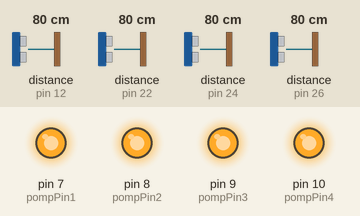
Recording of a sketch running on a simulated Arduino Mega 2560, built with avr-gcc and run on an emulated ATmega2560. On the bench: output pins drawn as LEDs (lit = HIGH). Wiring (inferred from the names in the program): 4 × ultrasonic range finder: trigger pin 11, echo pin 12 / trigger pin 13, echo pin 22 / trigger pin 23, echo pin 24 / trigger pin 25, echo pin 26. The test bench sets the inputs (shaded band); at power-on: distance to the obstacle (sensors on pin 12, pin 24, pin 26, pin 22) 80 cm. The echo pulse lasts 58.3 µs per cm; pins used as bus, display or sensor lines are not drawn; what the sketch prints to the serial monitor is not drawn.

Above: at 12.8 s.
12.9 s: distance to the obstacle (sensor on pin 12) set to 6 cm
At 14.9 s:
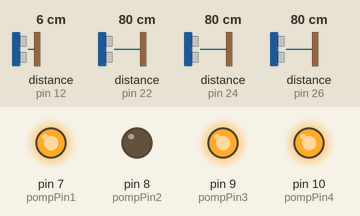
26.9 s: distance to the obstacle (sensor on pin 12) set to 3 cm
At 39.2 s:
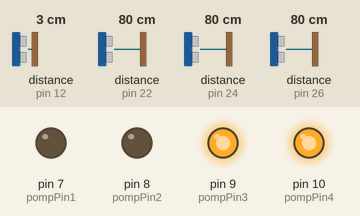
39.5 s: distance to the obstacle (sensor on pin 24) set to 7 cm
51.2 s: distance to the obstacle (sensor on pin 24) set to 4 cm
At 63.3 s:
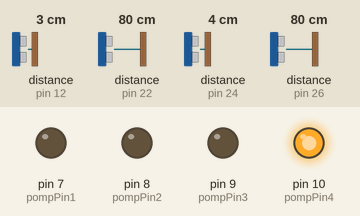
63.6 s: distance to the obstacle (sensor on pin 26) set to 7 cm
75.3 s: distance to the obstacle (sensor on pin 26) set to 4 cm
At 87.4 s:
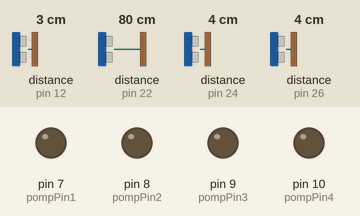
Timing chart, 0 to 88.6 s (numbered marks = the images above; inputs shaded):
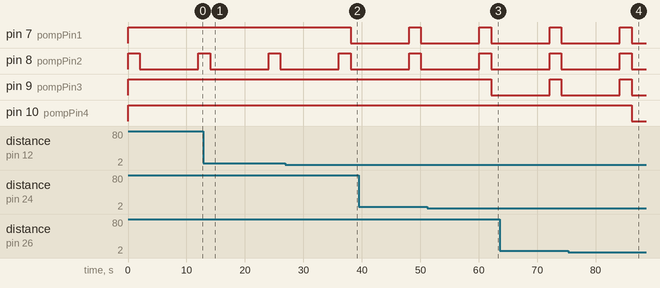

Measured:
- the behaviour switches between 5 and 4 cm on distance to the obstacle (sensor on pin 12) (found by bisection; images 1 and 2)
- the behaviour switches between 6 and 5 cm on distance to the obstacle (sensor on pin 24) (found by bisection; images 2 and 3)
- the behaviour switches between 6 and 5 cm on distance to the obstacle (sensor on pin 26) (found by bisection; images 3 and 4)
- after the input at 26.9 s, pin 7 (pompPin1): HIGH → LOW after 11.2 s
- after the input at 51.2 s, pin 9 (pompPin3): HIGH → LOW after 10.9 s
- after the input at 75.3 s, pin 10 (pompPin4): HIGH → LOW after 10.8 s

The sketch:

utrasenzor_rele.ino
```cpp
const int trigPin1 = 11;
const int echoPin1 = 12;
const int trigPin2 = 13;
const int echoPin2 = 22;
const int trigPin3 = 23;
const int echoPin3 = 24;
const int trigPin4 = 25;
const int echoPin4 = 26   ;

const int pompPin1 = 7;
const int pompPin2 = 8;
const int pompPin3 = 9;
const int pompPin4 = 10;

float duration1, distance1, duration2, distance2, duration3, distance3, duration4, distance4;
bool pomp1 = true, pomp2 = true, pomp3 = true, pomp4 = true;

void setup() {
  pinMode(trigPin1, OUTPUT);
  pinMode(echoPin1, INPUT);
  pinMode(trigPin2, OUTPUT);
  pinMode(echoPin2, INPUT);
  pinMode(trigPin3, OUTPUT);
  pinMode(echoPin3, INPUT);
  pinMode(trigPin4, OUTPUT);
  pinMode(echoPin4, INPUT);

  pinMode(pompPin1, OUTPUT);
  pinMode(pompPin2, OUTPUT);
  pinMode(pompPin3, OUTPUT);
  pinMode(pompPin4, OUTPUT);

  digitalWrite(pompPin1, HIGH);
  digitalWrite(pompPin2, HIGH);
  digitalWrite(pompPin3, HIGH);
  digitalWrite(pompPin4, HIGH);

  Serial.begin(9600);
}

void loop() {
  digitalWrite(trigPin1, LOW);

  delayMicroseconds(2);

  digitalWrite(trigPin1, HIGH);

  delayMicroseconds(10);

  digitalWrite(trigPin1, LOW);

  duration1 = pulseIn(echoPin1, HIGH);

  distance1 = (duration1/2)*0.0343;

  digitalWrite(trigPin2, LOW);

  delayMicroseconds(2);

  digitalWrite(trigPin2, HIGH);

  delayMicroseconds(10);

  digitalWrite(trigPin2, LOW);

  duration2 = pulseIn(echoPin2, HIGH);

  distance2 = (duration2/2)*0.0343;

  digitalWrite(trigPin3, LOW);

  delayMicroseconds(2);

  digitalWrite(trigPin3, HIGH);

  delayMicroseconds(10);

  digitalWrite(trigPin3, LOW);

  duration3 = pulseIn(echoPin3, HIGH);

  distance3 = (duration3/2)*0.0343;

  digitalWrite(trigPin4, LOW);

  delayMicroseconds(2);

  digitalWrite(trigPin4, HIGH);

  delayMicroseconds(10);

  digitalWrite(trigPin4, LOW);

  duration4 = pulseIn(echoPin4, HIGH);

  distance4 = (duration4/2)*0.0343;
  Serial.print("Distance2: ");
//if(distance2 >= 400 || distance2 <= 1) {
    Serial.println(distance2);
    Serial.println(distance3);
    Serial.println(distance4);
//  } else {
    //Serial.print(distance2);
    //Serial.println(" cm");
    //pomp2 = false;
  //}
  Serial.print("Distance1: ");
  if(distance1 >= 5 || distance1 <= 1) {
    Serial.print("Out of range");
  } else {
    Serial.print(distance1);
    Serial.println(" cm");
    pomp1 = false;
  }

  delay(500);

  Serial.print("Distance2: ");
  if(distance2 >= 400 || distance2 <= 1) {
    Serial.print("Out of range");
  } else {
    Serial.print(distance2);
    Serial.println(" cm");
    pomp2 = false;
  }

  delay(500);

  Serial.print("Distance3: ");
  if(distance3 >= 5 || distance3 <= 1) {
    Serial.print("Out of range");
  } else {
    Serial.print(distance3);
    Serial.println(" cm");
    pomp3 = false;
  }

  delay(500);

  Serial.print("Distance4: ");
  if(distance4 >= 5 || distance4 <= 1) {
    Serial.print("Out of range");
  } else {
    Serial.print(distance4);
    Serial.println(" cm");
    pomp4 = false;
  }

  delay(500);

  digitalWrite(pompPin1, pomp1);
  digitalWrite(pompPin2, pomp2);
  digitalWrite(pompPin3, pomp3);
  digitalWrite(pompPin4, pomp4);
  delay(10000);
  Serial.println("nalq se");
  digitalWrite(pompPin1, HIGH);
  digitalWrite(pompPin2, HIGH);
  digitalWrite(pompPin3, HIGH);
  digitalWrite(pompPin4, HIGH);
  pomp1 = true, pomp2 = true, pomp3 = true, pomp4 = true;
}
/*
void start_pomp() {

    digitalWrite(pompPin1, pomp1);
    digitalWrite(pompPin2, pomp2);
    digitalWrite(pompPin3, pomp3);
    digitalWrite(pompPin4, pomp4);
    delay(10000);
    Serial.println("nalq se");
    digitalWrite(pompPin1, HIGH);
    digitalWrite(pompPin2, HIGH);
    digitalWrite(pompPin3, HIGH);
    digitalWrite(pompPin4, HIGH);
}*/
```
